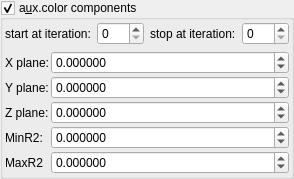
    <widget class="MyGroupBox" name="groupCheck_fold_color_aux_color_enabled_false">
     <property name="title">
      <string>a&amp;ux.color components</string>
     </property>
     <property name="checkable">
      <bool>true</bool>
     </property>
     <layout class="QVBoxLayout" name="verticalLayout_8">
      <property name="leftMargin">
       <number>2</number>
      </property>
      <property name="topMargin">
       <number>2</number>
      </property>
      <property name="rightMargin">
       <number>2</number>
      </property>
      <property name="bottomMargin">
       <number>2</number>
      </property>
      <item>
       <layout class="QHBoxLayout" name="horizontalLayout_21" stretch="0,1,0,1">
        <item>
         <widget class="QLabel" name="label_102">
          <property name="text">
           <string>start at iteration:</string>
          </property>
         </widget>
        </item>
        <item>
         <widget class="MySpinBox" name="spinboxInt_fold_color_start_iterations_A">
          <property name="sizePolicy">
           <sizepolicy hsizetype="Minimum" vsizetype="Maximum">
            <horstretch>0</horstretch>
            <verstretch>0</verstretch>
           </sizepolicy>
          </property>
          <property name="minimum">
           <number>0</number>
          </property>
          <property name="maximum">
           <number>999</number>
          </property>
          <property name="value">
           <number>0</number>
          </property>
         </widget>
        </item>
        <item>
         <widget class="QLabel" name="label_75">
          <property name="text">
           <string>stop at iteration:</string>
          </property>
         </widget>
        </item>
        <item>
         <widget class="MySpinBox" name="spinboxInt_fold_color_stop_iterations_A">
          <property name="sizePolicy">
           <sizepolicy hsizetype="Preferred" vsizetype="Maximum">
            <horstretch>0</horstretch>
            <verstretch>0</verstretch>
           </sizepolicy>
          </property>
          <property name="maximum">
           <number>999</number>
          </property>
         </widget>
        </item>
       </layout>
      </item>
      <item>
       <layout class="QGridLayout" name="gridLayout_16" columnstretch="0,1">
        <property name="spacing">
         <number>2</number>
        </property>
        <item row="3" column="0">
         <widget class="QLabel" name="label_34">
          <property name="text">
           <string>Z plane:</string>
          </property>
         </widget>
        </item>
        <item row="2" column="1">
         <widget class="MyDoubleSpinBox" name="spinbox3_mandelbox_color_y">
          <property name="sizePolicy">
           <sizepolicy hsizetype="Minimum" vsizetype="Maximum">
            <horstretch>0</horstretch>
            <verstretch>0</verstretch>
           </sizepolicy>
          </property>
          <property name="prefix">
           <string/>
          </property>
          <property name="suffix">
           <string/>
          </property>
          <property name="decimals">
           <number>6</number>
          </property>
          <property name="minimum">
           <double>-100.000000000000000</double>
          </property>
          <property name="maximum">
           <double>100.000000000000000</double>
          </property>
          <property name="singleStep">
           <double>0.100000000000000</double>
          </property>
         </widget>
        </item>
        <item row="3" column="1">
         <widget class="MyDoubleSpinBox" name="spinbox3_mandelbox_color_z">
          <property name="sizePolicy">
           <sizepolicy hsizetype="Minimum" vsizetype="Maximum">
            <horstretch>0</horstretch>
            <verstretch>0</verstretch>
           </sizepolicy>
          </property>
          <property name="prefix">
           <string/>
          </property>
          <property name="suffix">
           <string/>
          </property>
          <property name="decimals">
           <number>6</number>
          </property>
          <property name="minimum">
           <double>-100.000000000000000</double>
          </property>
          <property name="maximum">
           <double>100.000000000000000</double>
          </property>
          <property name="singleStep">
           <double>0.100000000000000</double>
          </property>
         </widget>
        </item>
        <item row="1" column="1">
         <widget class="MyDoubleSpinBox" name="spinbox3_mandelbox_color_x">
          <property name="sizePolicy">
           <sizepolicy hsizetype="Minimum" vsizetype="Maximum">
            <horstretch>0</horstretch>
            <verstretch>0</verstretch>
           </sizepolicy>
          </property>
          <property name="prefix">
           <string/>
          </property>
          <property name="suffix">
           <string/>
          </property>
          <property name="decimals">
           <number>6</number>
          </property>
          <property name="minimum">
           <double>-100.000000000000000</double>
          </property>
          <property name="maximum">
           <double>100.000000000000000</double>
          </property>
          <property name="singleStep">
           <double>0.100000000000000</double>
          </property>
         </widget>
        </item>
        <item row="2" column="0">
         <widget class="QLabel" name="label_35">
          <property name="text">
           <string>Y plane:</string>
          </property>
         </widget>
        </item>
        <item row="4" column="0">
         <widget class="QLabel" name="label_36">
          <property name="text">
           <string>MinR2:</string>
          </property>
         </widget>
        </item>
        <item row="4" column="1">
         <widget class="MyDoubleSpinBox" name="spinbox_mandelbox_color_Sp1">
          <property name="sizePolicy">
           <sizepolicy hsizetype="Minimum" vsizetype="Maximum">
            <horstretch>0</horstretch>
            <verstretch>0</verstretch>
           </sizepolicy>
          </property>
          <property name="prefix">
           <string/>
          </property>
          <property name="suffix">
           <string/>
          </property>
          <property name="decimals">
           <number>6</number>
          </property>
          <property name="minimum">
           <double>-100.000000000000000</double>
          </property>
          <property name="maximum">
           <double>100.000000000000000</double>
          </property>
          <property name="singleStep">
           <double>0.100000000000000</double>
          </property>
         </widget>
        </item>
        <item row="5" column="1">
         <widget class="MyDoubleSpinBox" name="spinbox_mandelbox_color_Sp2">
          <property name="sizePolicy">
           <sizepolicy hsizetype="Minimum" vsizetype="Maximum">
            <horstretch>0</horstretch>
            <verstretch>0</verstretch>
           </sizepolicy>
          </property>
          <property name="prefix">
           <string/>
          </property>
          <property name="suffix">
           <string/>
          </property>
          <property name="decimals">
           <number>6</number>
          </property>
          <property name="minimum">
           <double>-100.000000000000000</double>
          </property>
          <property name="maximum">
           <double>100.000000000000000</double>
          </property>
          <property name="singleStep">
           <double>0.100000000000000</double>
          </property>
         </widget>
        </item>
        <item row="5" column="0">
         <widget class="QLabel" name="label_37">
          <property name="text">
           <string>MaxR2</string>
          </property>
         </widget>
        </item>
        <item row="1" column="0">
         <widget class="QLabel" name="label_29">
          <property name="text">
           <string>X plane:</string>
          </property>
         </widget>
        </item>
       </layout>
      </item>
     </layout>
    </widget>
